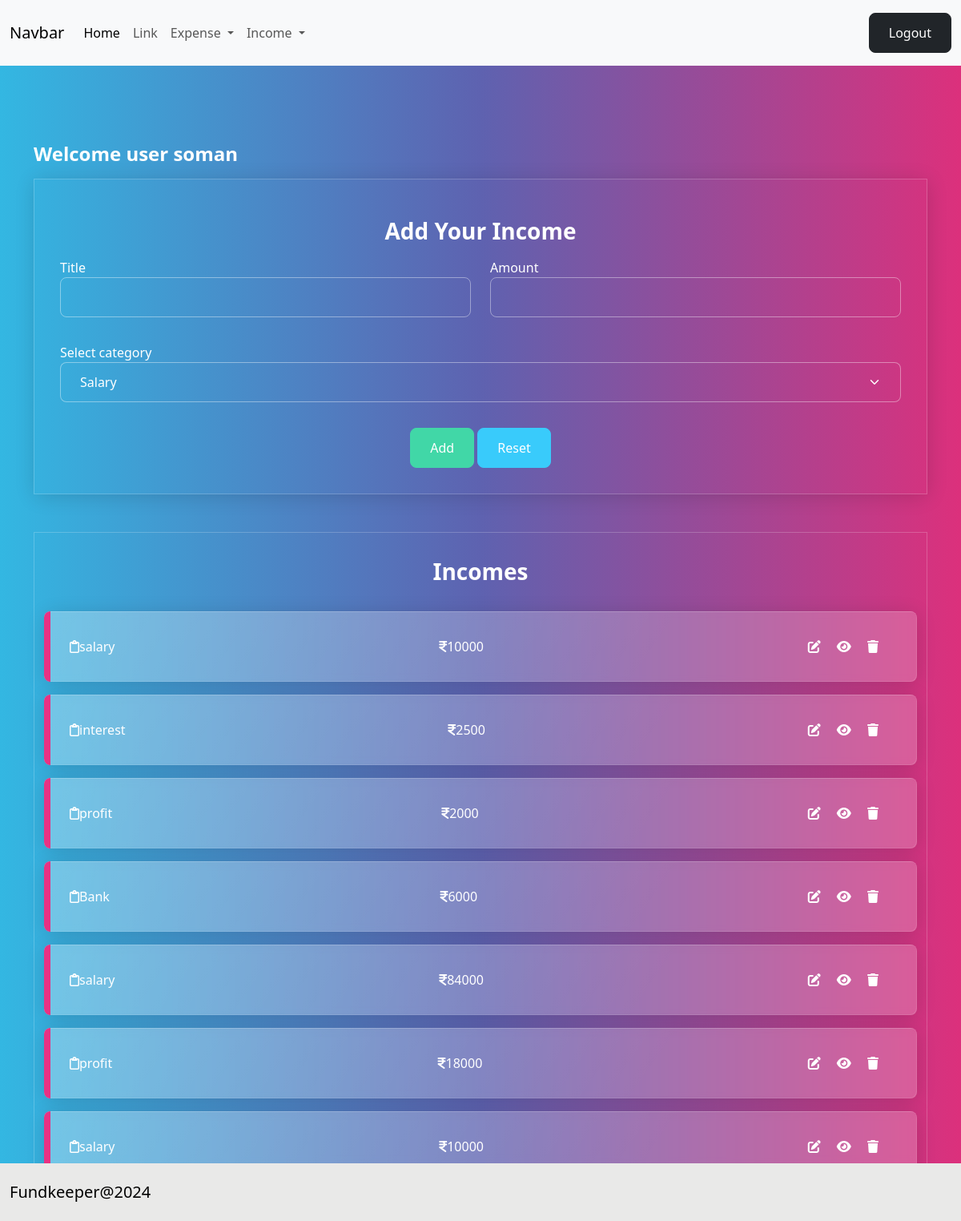
Page /income/add/ (signed in) on the committed database.
### budget/models.py (models this page shows, shortened)
class Income(models.Model):
    title=models.CharField(max_length=200)
    amount=models.IntegerField()
    income_categories = (
        ("Salary","Salary"),
        ("Business","Business"),
        ("Investment","Investment"),
        ("Rental","Rental"),
        ("Interest","Interest"),
        ("Dividend","Dividend"),
        ("Royalty","Royalty"),
        ("Capital","Capital"),
        ("Pension","Pension"),
        ("SocialSecurity","SocialSecurity"),
    )
    category=models.CharField(max_length=200,choices=income_categories,default="Salary")
    user_object=models.ForeignKey(User,models.CASCADE)
    created_date=models.DateTimeField(auto_now_add=True)

### budget/views.py (the view, shortened to what this page needs)
# urls.py: path('income/add/',views.IncomeCreateView.as_view(),name='income-add'),
@method_decorator(Sigin_required,name="dispatch")
class IncomeCreateView(View):
    def get(self,request,*args, **kwargs):
        form_instance=IncomeForm()
        qs=Income.objects.filter(user_object=request.user).order_by("-created_date")
        return render(request,"income_add.html",{"form":form_instance,"data":qs})

### budget/forms.py
class IncomeForm(forms.ModelForm):
    class Meta:
        model=Income
        exclude=("id","created_date","user_object")
        widgets={
            "title":forms.TextInput(attrs={"class":"form-control"}),
            "amount":forms.NumberInput(attrs={"class":"form-control"}),
            "category":forms.Select(attrs={"class":"form-control form-select"})
        }

### budget/templates/income_add.html (shortened to what this page needs)
{%extends 'base.html'%}
{%block main_block%}
<div class="container mt-5">
    <h4>Welcome user {{request.user}}</h4>
    <div class="container-fluid border p-3 shadow mb-4" data-aos="zoom-out-up" data-aos-easing="ease-out-cubic"
        data-aos-duration="2000">
        <h3 class="text-center fw-bold my-2">Add Your Income</h3>
        <form action="" method="post">
            <div class="mb-3">
                <div class="row">
                    <div class="col-6">
                        <label for="">Title</label>
                        {{form.title}}
                    </div>
                    <div class="col-6">
                        <label for="">Amount</label>
                        {{form.amount}}
                    </div>
                </div>
            </div>
            <div class="mb-3">
                <div class="row">
                    <div class="col-12">
                        <label for="">Select category</label>
                        {{form.category}}
                    </div>
                </div>
            </div>
            <div class="d-flex justify-content-center">
                <div>
                    <button type="submit" class="btn btn-success">Add</button>
                    <button type="reset" class="btn btn-info">Reset</button>
                </div>
            </div>
        </form>
    </div>
    <div class="container-fluid border mb-3">
        <h3 class="text-center fw-bold my-3">Incomes</h3>
        {%for e in data%}
        <div class="alert alert-primary d-flex justify-content-between" role="alert" data-aos="fade-down"
            data-aos-easing="linear" data-aos-duration="1000">
            <div><i class="fa-regular fa-clipboard"></i>{{e.title}}</div>
            <div><i class="fa-solid fa-indian-rupee-sign"></i>{{e.amount}}</div>
            <div>
                <a href="{%url 'income-edit' e.id%}" class="me-2"><i class="fa-solid fa-pen-to-square"></i></a>
                <a href="{%url 'income-detail' e.id%}" class="me-2"><i class="fa-solid fa-eye"></i></a>
                <a href="{%url 'income-delete' e.id%}" class="me-2"><i class="fa-solid fa-trash"></i></a>
            </div>
        </div>
        {%endfor%}
    </div>
{%endblock%}

### rows in the picture
Income: title "salary", amount "10000"
Income: title "interest", amount "2500"
Income: title "profit", amount "2000"
Income: title "Bank", amount "6000"
Income: title "salary", amount "84000"
Income: title "profit", amount "18000"
Income: title "salary", amount "10000"

### other values in the picture
{{ request.user }} "soman"
